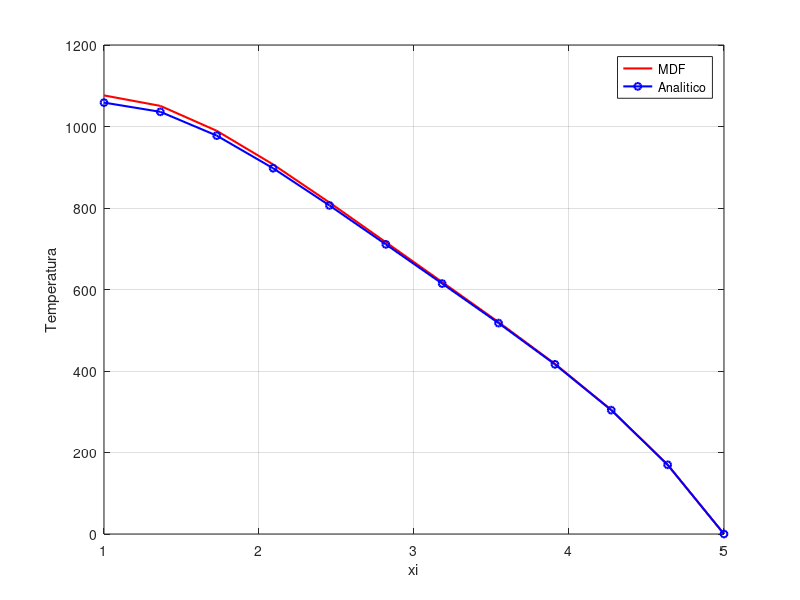

Reproduce this figure in MATLAB.
clc; clear all;
% Ejercicio 1.c

  L1 = 1;
  L2 = 5;

  % T_1 ---> Neumann = 2
  T_2 = 0;
  k = 1;
  c = 0;
  G = @(x) 100 .* (x - 3).^2;

  N = 12;
  dx = (L2 - L1)/(N-1);
  xi = (L1:dx:L2);

  % Armar matriz 'K'
  K = diag(-ones(N-1,1), -1) + diag((2 + c/k*(dx^2))*ones(N,1)) + diag(-ones(N-1,1), 1)

  % Armar vector 'f'
  f = zeros(N,1);
  f(2:N-1) = G(xi(2:N-1))./k.*(dx^2)

  % Aplicar condiciones de borde
  K(end, end-1:end) = [0 1];
  % f(end) es 0

  K(1, 1:2) = [(2 + c/k*(dx^2)), -2];
  f(1) = (dx*(G(xi(1))*dx - 4))/k;

  disp("\nMatriz final K:")
  K

  disp("\nVector final f:")
  f

  disp("\nResolución por Diferencias Finitas:")
  T = K\f

  % Solución analítica:
  a = -1350;
  b = 1906;
  c = 2345;

  T_a = @(x) (-25.*x.^4 + 300.*x.^3 + a.*x.^2 + b.*x + c)./3;

  disp("\nSolución analítica:")
  disp(T_a(xi'))

  figure(1, 'name', "Grafica comparación")
  plot(xi, T, 'linewidth', 1.5, 'color', 'r')
  grid on; hold on;
  plot(xi, T_a(xi), 'ko-', 'markersize', 5, 'linewidth', 1.5, 'color', 'b')

  xlabel("  xi  ")
  ylabel("Temperatura")
  legend("MDF", "Analitico")
